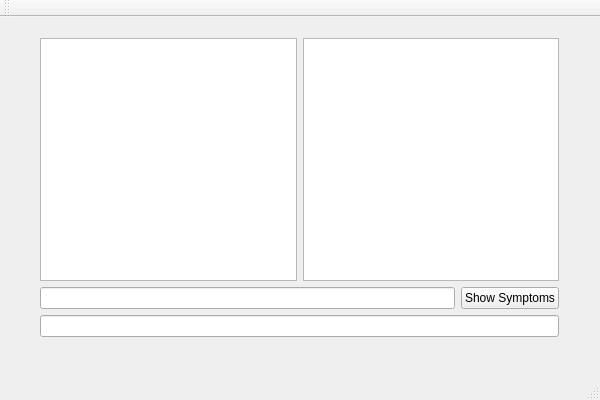
<?xml version="1.0" encoding="UTF-8"?>
<ui version="4.0">
 <class>QtGUI</class>
 <widget class="QMainWindow" name="QtGUI">
  <property name="geometry">
   <rect>
    <x>0</x>
    <y>0</y>
    <width>600</width>
    <height>400</height>
   </rect>
  </property>
  <property name="windowTitle">
   <string>QtGUI</string>
  </property>
  <widget class="QWidget" name="centralWidget">
   <widget class="QWidget" name="verticalLayoutWidget">
    <property name="geometry">
     <rect>
      <x>29</x>
      <y>10</y>
      <width>541</width>
      <height>321</height>
     </rect>
    </property>
    <layout class="QVBoxLayout" name="verticalLayout">
     <item>
      <layout class="QHBoxLayout" name="horizontalLayout">
       <item>
        <widget class="QListWidget" name="disorderData"/>
       </item>
       <item>
        <widget class="QListWidget" name="symptomsData"/>
       </item>
      </layout>
     </item>
     <item>
      <layout class="QHBoxLayout" name="horizontalLayout_3">
       <item>
        <widget class="QLineEdit" name="nameEdit"/>
       </item>
       <item>
        <widget class="QPushButton" name="ShowSymptomsButton">
         <property name="text">
          <string>Show Symptoms</string>
         </property>
        </widget>
       </item>
      </layout>
     </item>
     <item>
      <layout class="QHBoxLayout" name="horizontalLayout_4">
       <item>
        <widget class="QLineEdit" name="categoryOrNameEdit"/>
       </item>
      </layout>
     </item>
    </layout>
   </widget>
  </widget>
  <widget class="QMenuBar" name="menuBar">
   <property name="geometry">
    <rect>
     <x>0</x>
     <y>0</y>
     <width>600</width>
     <height>21</height>
    </rect>
   </property>
  </widget>
  <widget class="QToolBar" name="mainToolBar">
   <attribute name="toolBarArea">
    <enum>TopToolBarArea</enum>
   </attribute>
   <attribute name="toolBarBreak">
    <bool>false</bool>
   </attribute>
  </widget>
  <widget class="QStatusBar" name="statusBar"/>
 </widget>
 <layoutdefault spacing="6" margin="11"/>
 <resources>
  <include location="QtGUI.qrc"/>
 </resources>
 <connections/>
</ui>
